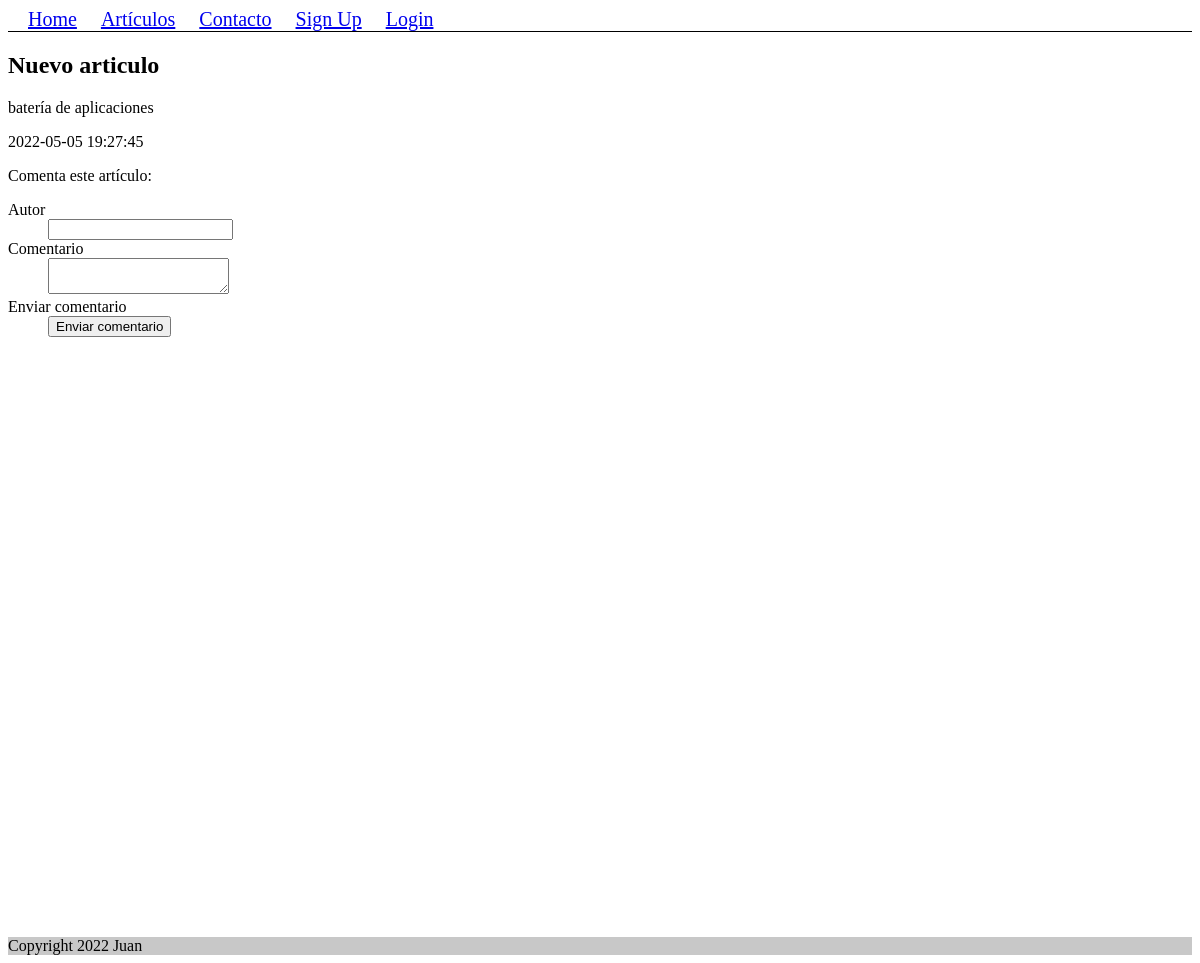
Page /5/articulo on the committed database.
### tables this page shows
CREATE TABLE articulos (
    id INTEGER PRIMARY KEY AUTOINCREMENT,
    titulo TEXT NOT NULL,
    fecha TIMESTAMP NOT NULL DEFAULT CURRENT_TIMESTAMP,
    articulo TEXT NOT NULL
);

### application/route.py (the view)
@mainpages_bp.route("/<int:id>/articulo")
def ver_articulo(id):
	form = Form_Comentarios(request.form)
	conn = get_db_connection()
	articulo = conn.execute('SELECT * FROM articulos WHERE id=?', (id,)).fetchone()
	conn.commit()
	close_db()
	if request.method == "POST":
		autor = form.autor.data
		comentario = form.comentario.data
	return render_template("ver_articulo.html", articulo=articulo, form=form)

### application/forms.py
class Form_Comentarios(Form):
    autor = StringField("Autor")
    comentario = TextAreaField("Comentario")
    boton = SubmitField("Enviar comentario")

### application/bd.py (called while the page is built)
def get_db_connection():
    if 'db' not in g:
        g.db = sqlite3.connect(current_app.config['DATABASE'], detect_types=sqlite3.PARSE_DECLTYPES)
        g.db.row_factory = sqlite3.Row
    return g.db

### application/templates/ver_articulo.html
{% from "_macroform.html" import render_field  %}
{% extends "base.html" %}
{% block content %}
<h2>{{ articulo['titulo'] }}</h2>
<p>{{ articulo['articulo'] }}</p>
<p>{{ articulo['fecha'] }}</p>
<p>Comenta este artículo:</p>
<form method=POST>
    <dl class="formulario">
        {{ render_field(form.autor) }}
        {{ render_field(form.comentario) }}
        {{ render_field(form.boton) }}
    </dl>
</form>
{% endblock %}

### rows in the picture
articulos: titulo "Nuevo articulo", articulo "batería de aplicaciones", fecha "2022-05-05 19:27:45"

### other values in the picture
{{ field.label }} "Autor Comentario Enviar comentario"
